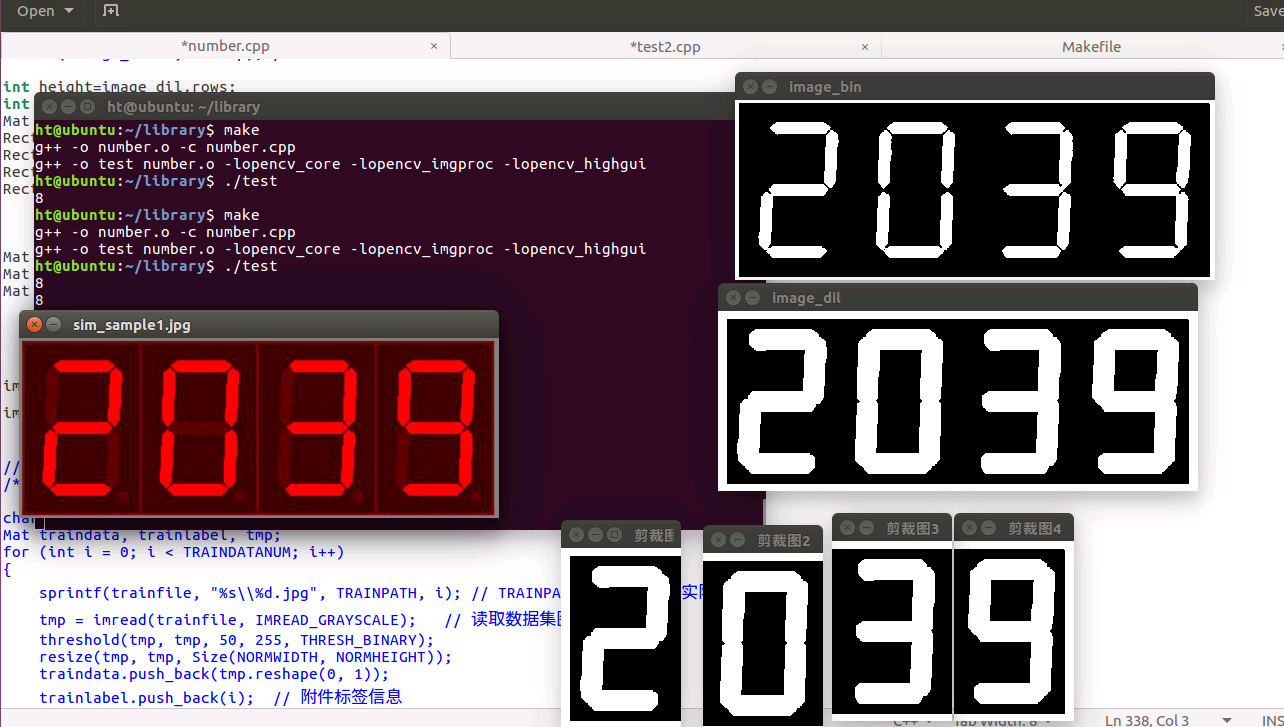
//> input picture task_submit/ht黄铤/3_week/sim_sample1.png, 1284 x 727 px, given in place of sim_sample1.jpg, which was not available
$ ./number   (built with g++ and OpenCV 4)
//> lines starting //> are read from the running program, lines starting //| are printed output that depends on the picture; after the words box and inside, x2 and y2 are one past the last pixel; in counts of white or black regions, pixels touching at a corner belong together; pictures that were not available may be replaced by others from this repository, and a replacement may not be noted
#include <opencv2/core/core.hpp>
#include <opencv2/imgproc/imgproc.hpp>
#include <opencv2/highgui/highgui.hpp>
#include <stdio.h>
#include <iostream>
using namespace cv;
using namespace std;


void getPXSum(Mat &src, int &a)//获取所有像素点和
{
    threshold(src, src, 100, 255, CV_THRESH_BINARY);
      a = 0;
    for (int i = 0; i < src.rows;i++)
    {
        for (int j = 0; j < src.cols; j++)
        {
            a += src.at <uchar>(i, j);
        }
    }
}
// [27 lines of commented-out code are left out]

bool cmp(const Rect& a, const Rect& b)
{
    if (a.x < b.x)
        return true;
    else
        return false;
}


int getColSum(Mat& bimg, int col)
  {
     int height = bimg.rows;
      int sum = 0;
      for (int i = 1; i < height; i++)
      {
          sum += bimg.at<uchar>(i, col);
      }
      cout << sum << endl;
     return sum;
 }

int main()
{

  Mat image_org = imread("sim_sample1.jpg", IMREAD_COLOR);
//> image_org is the input picture: 727 rows x 1284 cols, CV_8UC3; mean B, G, R 116, 109.5, 126
  imshow("sim_sample1.jpg", image_org);  // read RGB image
  Mat image_gry = imread("sim_sample1.jpg", IMREAD_GRAYSCALE);
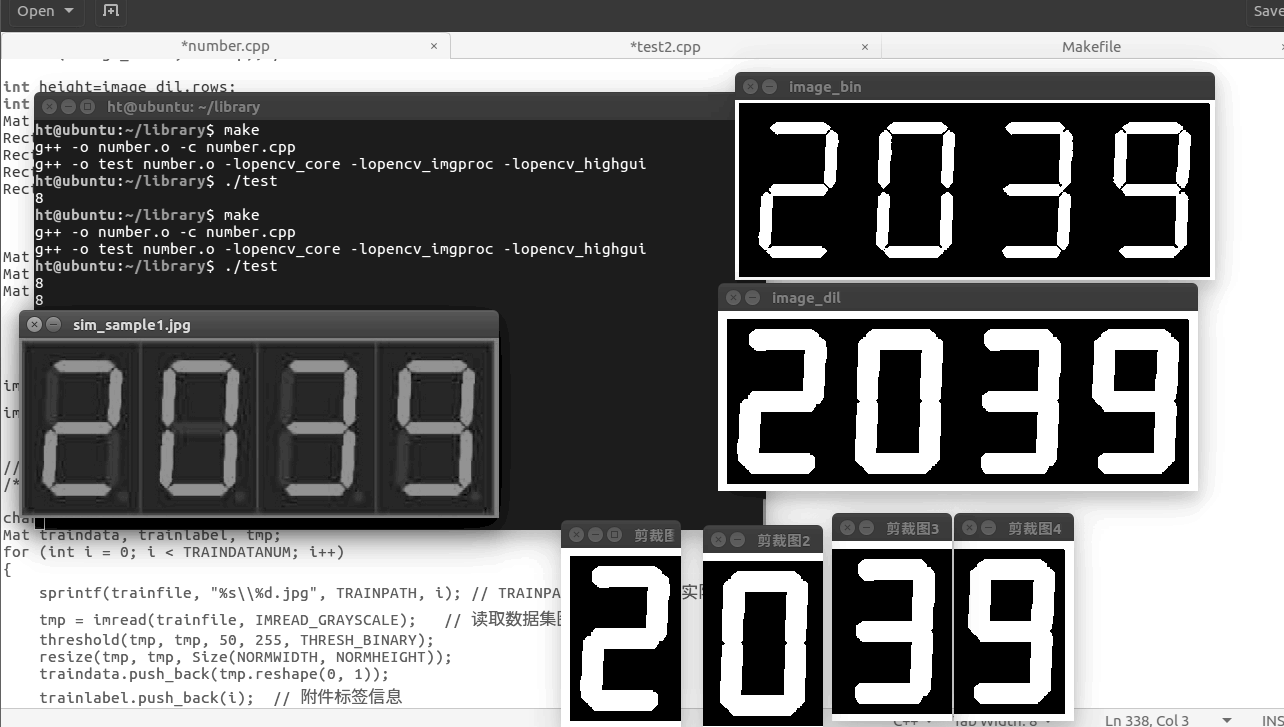
//> image_gry: 727 rows x 1284 cols, CV_8UC1; min 0, max 255, mean 119.2
  if (image_gry.empty()) // read RGB image
    return -1;
//imshow("image_gry", image_gry);

  Mat image_bin;
  threshold(image_gry, image_bin, 50, 255, THRESH_BINARY); // convert to binary image
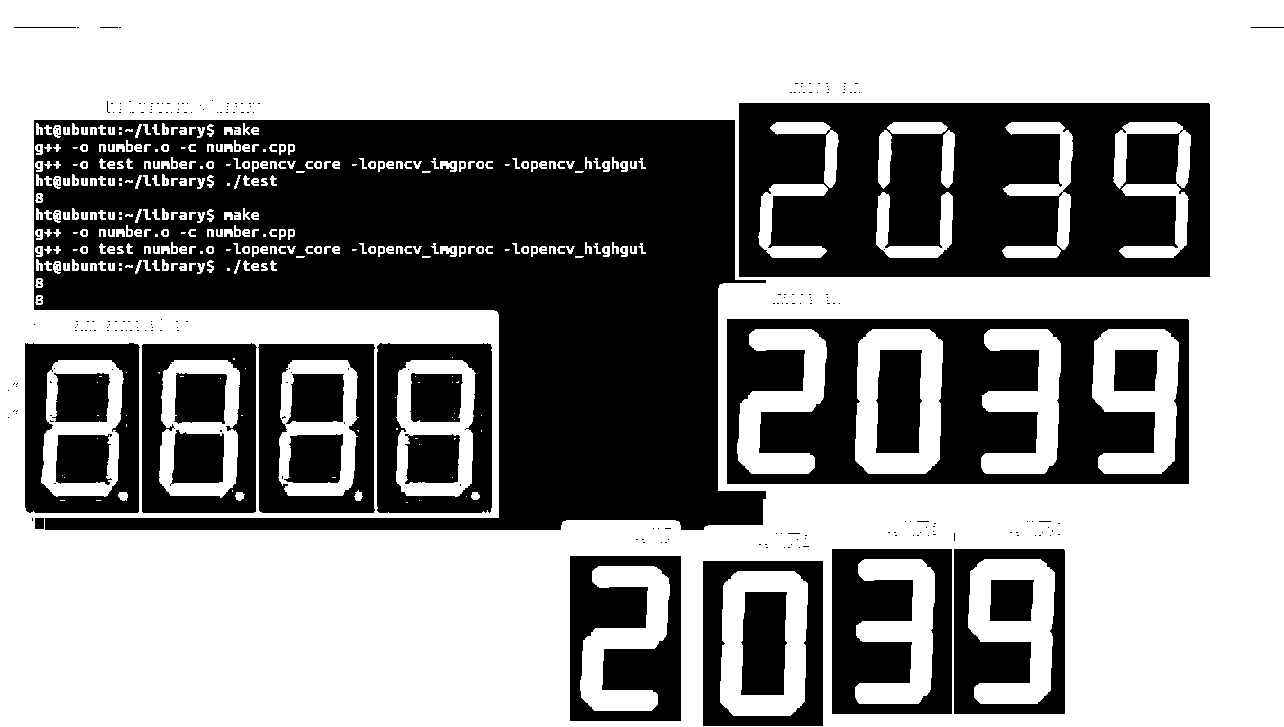
//> image_bin: 727 rows x 1284 cols, CV_8UC1; 57.4% white; 339 black regions (313 under 20 px), largest, box (x1, y1, x2, y2) and area: (34, 120, 766, 530) 174491, (739, 103, 1210, 277) 67546, (727, 319, 1189, 484) 42516
  imshow("image_bin", image_bin);

  Mat image_dil;
  Mat element = getStructuringElement(MORPH_RECT, Size(10, 10)); // 膨胀
  dilate(image_bin, image_dil, element);
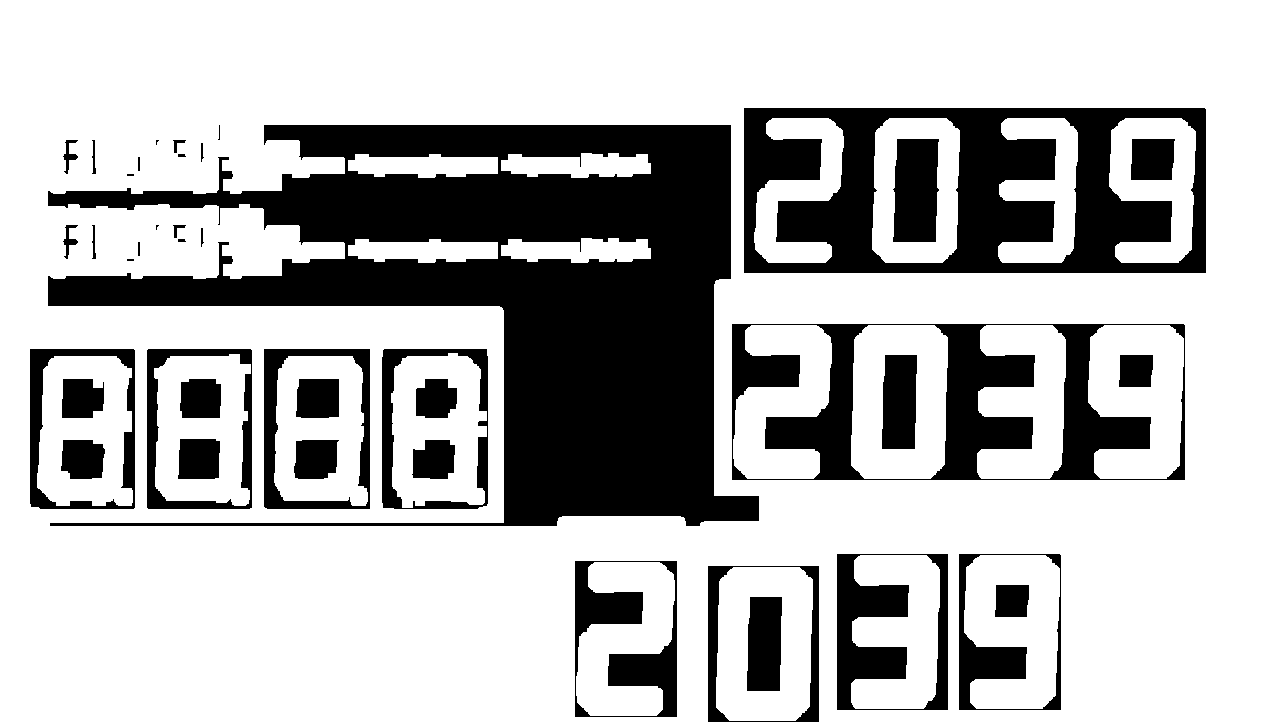
//> image_dil: 727 rows x 1284 cols, CV_8UC1; 72.2% white; 42 black regions (5 under 20 px), largest, box (x1, y1, x2, y2) and area: (48, 125, 759, 526) 125510, (744, 108, 1206, 273) 42516, (732, 324, 1185, 480) 25748
  imshow("image_dil", image_dil);


  int height=image_dil.rows;
//> height = 727
  int width=image_dil.cols;
//> width = 1284
  Mat piece=image_dil;
  Rect m_select = Rect(0,0,width/4,height);
//> m_select = Rect(0, 0, 321, 727)
  Rect m_select2 = Rect(width/4,0,width/4,height);
//> m_select2 = Rect(321, 0, 321, 727)
  Rect m_select3 = Rect(width/2,0,width/4,height);
//> m_select3 = Rect(642, 0, 321, 727)
  Rect m_select4 = Rect(3*width/4,0,width/4,height);
//> m_select4 = Rect(963, 0, 321, 727)


    Mat ROI = piece(m_select);
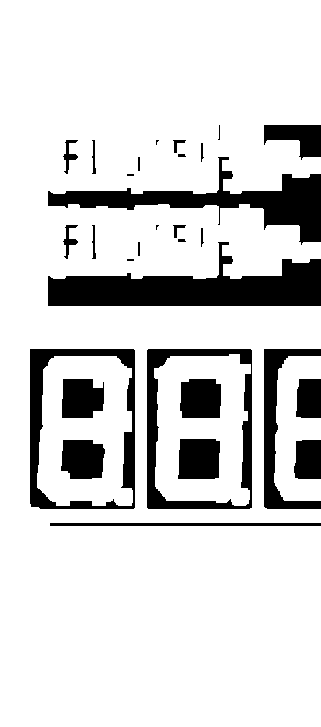
//> ROI: 727 rows x 321 cols, CV_8UC1; 84.1% white; 30 black regions (5 under 20 px), largest, box (x1, y1, x2, y2) and area: (48, 242, 321, 306) 8840, (48, 157, 321, 245) 6354, (30, 349, 135, 509) 4179
        Mat ROI2 = piece(m_select2);
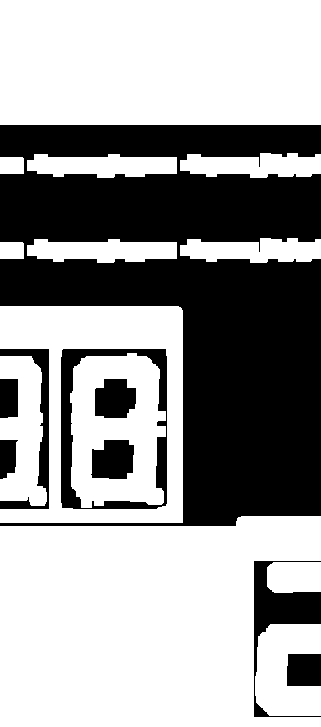
//> ROI2: 727 rows x 321 cols, CV_8UC1; 61.1% white; 9 black regions, largest, box (x1, y1, x2, y2) and area: (0, 125, 321, 526) 76452, (61, 349, 167, 509) 4170, (254, 561, 321, 717) 3096
        Mat ROI3 = piece(m_select3);
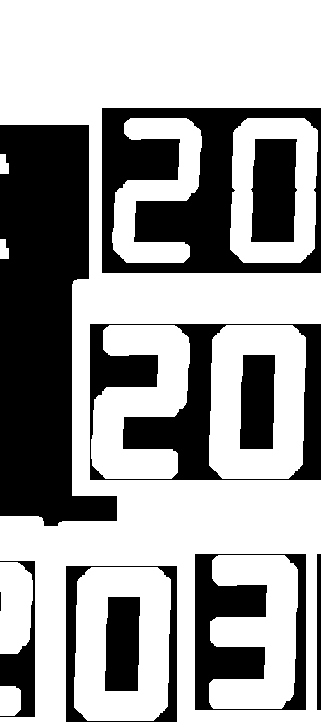
//> ROI3: 727 rows x 321 cols, CV_8UC1; 63% white; 11 black regions (1 under 20 px), largest, box (x1, y1, x2, y2) and area: (0, 125, 117, 526) 31824, (102, 108, 321, 273) 17875, (90, 324, 321, 480) 12380
        Mat ROI4 = piece(m_select4);
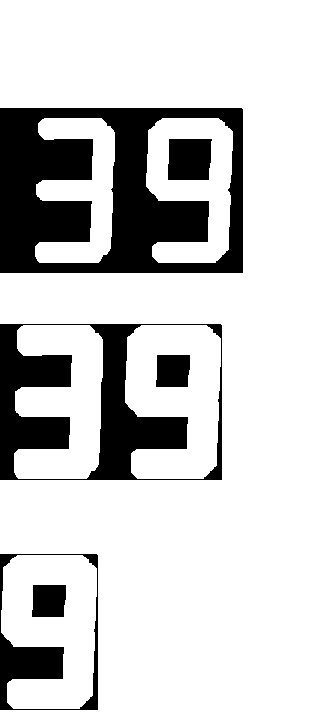
//> ROI4: 727 rows x 321 cols, CV_8UC1; 80.6% white; 6 black regions, box (x1, y1, x2, y2) and area: (0, 108, 243, 273) 24641, (0, 324, 222, 480) 13368, (0, 554, 98, 710) 3470, (168, 139, 212, 180) 1711, (156, 355, 190, 387) 1034, (32, 585, 66, 617) 1034

    imshow("剪裁图", ROI);
    imshow("剪裁图2", ROI2);
        imshow("剪裁图3", ROI3);
        imshow("剪裁图4", ROI4);


waitKey(0);
    return 0;

}

$ run again, with task_submit/ht黄铤/3_week/sim_sample2.png copied over task_submit/ht黄铤/3_week/sim_sample1.png
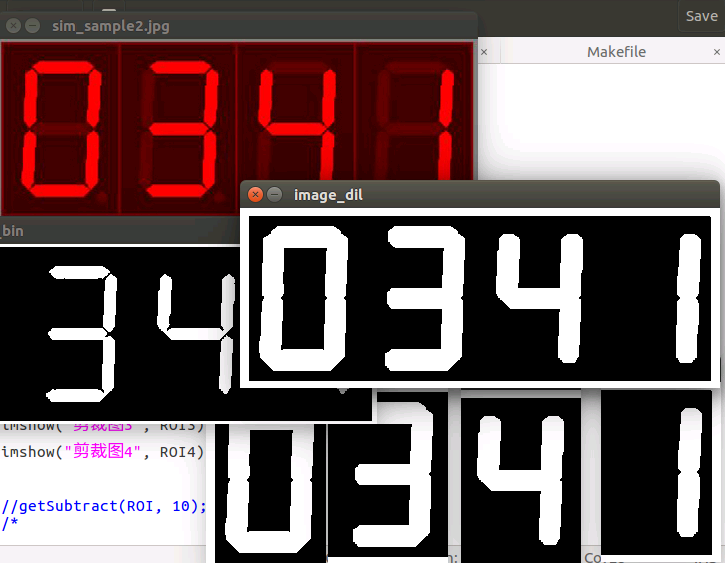
//> input picture task_submit/ht黄铤/3_week/sim_sample2.png, 725 x 563 px, given in place of sim_sample1.jpg, which was not available
//> image_org is the input picture: 563 rows x 725 cols, CV_8UC3; mean B, G, R 90.4, 90.2, 107.9
//> `threshold(image_gry, image_bin, 50, 255, THRESH_BINARY);`:
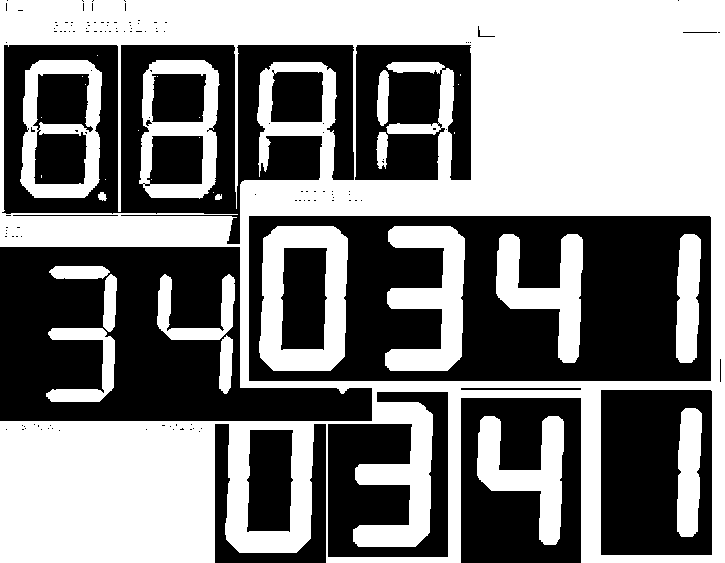
//> image_bin: 563 rows x 725 cols, CV_8UC1; 51.2% white; 138 black regions (119 under 20 px), largest, box (x1, y1, x2, y2) and area: (249, 216, 711, 381) 50110, (0, 247, 372, 421) 40085, (2, 45, 354, 244) 30284
//> image_dil: 563 rows x 725 cols, CV_8UC1; 68% white; 20 black regions (1 under 20 px), largest, box (x1, y1, x2, y2) and area: (254, 221, 707, 377) 35206, (0, 252, 368, 417) 30766, (606, 395, 708, 551) 11710
//> ROI: 563 rows x 181 cols, CV_8UC1; 67.5% white; 7 black regions, largest, box (x1, y1, x2, y2) and area: (0, 252, 181, 417) 21824, (9, 50, 114, 209) 3937, (126, 50, 181, 209) 2485
//> ROI2: 563 rows x 181 cols, CV_8UC1; 68.5% white; 15 black regions (1 under 20 px), largest, box (x1, y1, x2, y2) and area: (0, 345, 181, 417) 5817, (62, 50, 169, 176) 3431, (106, 253, 141, 345) 3004
//> ROI3: 563 rows x 181 cols, CV_8UC1; 66% white; 8 black regions, largest, box (x1, y1, x2, y2) and area: (0, 221, 181, 377) 15648, (104, 403, 181, 563) 7987, (0, 50, 105, 176) 4851
//> `Mat ROI4 = piece(m_select4);`:
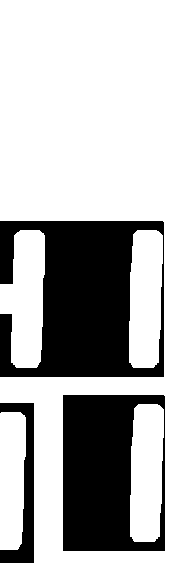
//> ROI4: 563 rows x 181 cols, CV_8UC1; 69.9% white; 3 black regions, box (x1, y1, x2, y2) and area: (0, 221, 164, 377) 16820, (63, 395, 165, 551) 11710, (0, 403, 34, 563) 2124

$ run again, with task_submit/ht黄铤/3_week/sim_sample3.png copied over task_submit/ht黄铤/3_week/sim_sample1.png
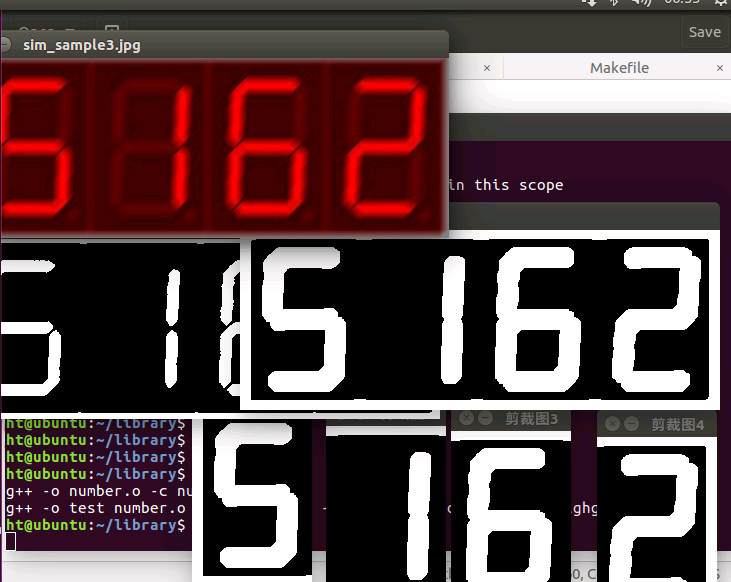
//> input picture task_submit/ht黄铤/3_week/sim_sample3.png, 731 x 582 px, given in place of sim_sample1.jpg, which was not available
//> image_org is the input picture: 582 rows x 731 cols, CV_8UC3; mean B, G, R 69.8, 68.4, 89.7
//> `threshold(image_gry, image_bin, 50, 255, THRESH_BINARY);`:
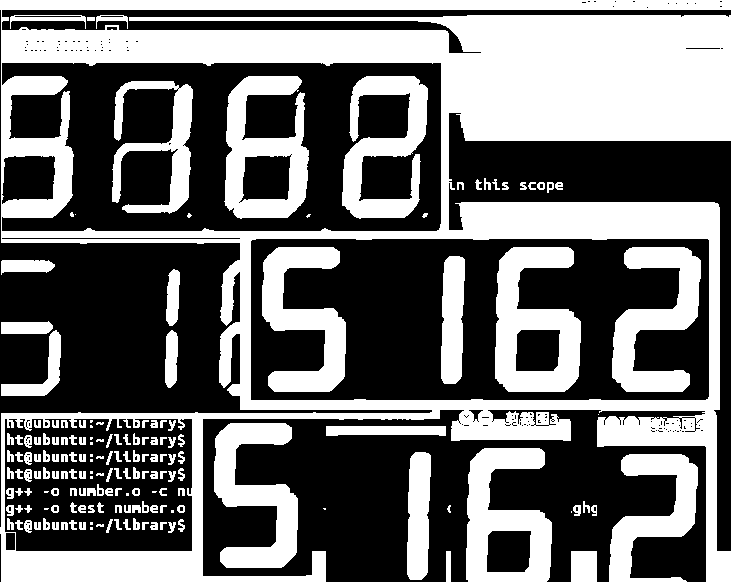
//> image_bin: 582 rows x 731 cols, CV_8UC1; 43% white; 173 white regions (23 under 20 px), largest, box (x1, y1, x2, y2) and area: (0, 0, 731, 582) 110123, (495, 247, 581, 392) 7399, (466, 448, 552, 582) 6656
//> image_dil: 582 rows x 731 cols, CV_8UC1; 65.5% white; 39 black regions (3 under 20 px), largest, box (x1, y1, x2, y2) and area: (0, 248, 236, 409) 26146, (7, 68, 437, 227) 19835, (288, 244, 507, 396) 19789
//> ROI: 582 rows x 182 cols, CV_8UC1; 64.1% white; 20 black regions (3 under 20 px), largest, box (x1, y1, x2, y2) and area: (0, 248, 182, 409) 20270, (7, 68, 182, 227) 7325, (21, 532, 182, 547) 1816
//> ROI2: 582 rows x 182 cols, CV_8UC1; 63.2% white; 10 black regions (1 under 20 px), largest, box (x1, y1, x2, y2) and area: (0, 68, 182, 227) 10648, (58, 424, 182, 582) 10270, (0, 248, 54, 409) 5874
//> ROI3: 582 rows x 182 cols, CV_8UC1; 65.4% white; 13 black regions (1 under 20 px), largest, box (x1, y1, x2, y2) and area: (0, 244, 142, 396) 15338, (0, 440, 113, 582) 9202, (89, 120, 182, 199) 3329
//> `Mat ROI4 = piece(m_select4);`:
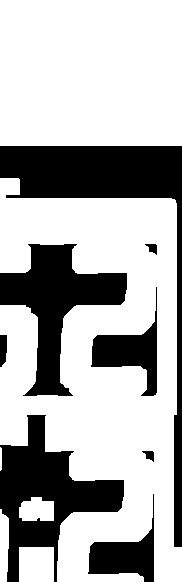
//> ROI4: 582 rows x 182 cols, CV_8UC1; 69.4% white; 8 black regions, largest, box (x1, y1, x2, y2) and area: (0, 146, 182, 547) 11258, (0, 415, 124, 582) 8304, (0, 244, 127, 396) 7707
